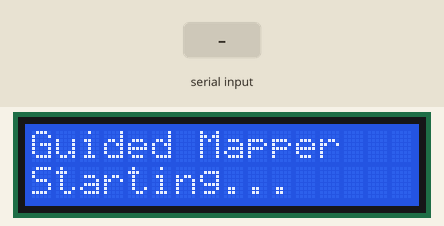
Bench run of a sketch on a simulated Arduino Uno, built with avr-gcc and run on an emulated ATmega328P. Parts: 16×2 character LCD. Inputs (shaded band) come from the test bench. EEPROM starts erased; what the sketch prints to the serial monitor is not drawn.

Above: at 0.1 s.
At 2.8 s:
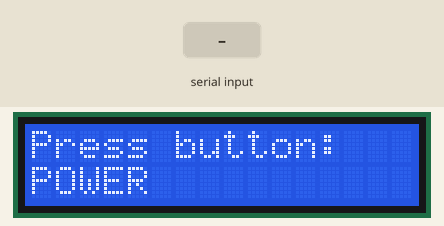
2.9 s: "P" received over Serial
4.4 s: "R" received over Serial
Timing chart, 0 to 7.4 s (numbered marks = the images above; inputs shaded):
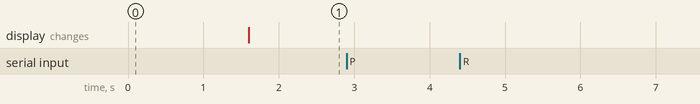

The sketch:

GuidedButtonMapper.ino
```cpp
#include <Wire.h>
#include <LiquidCrystal_I2C.h>
#include <IRremote.hpp>
#include <EEPROM.h>

#define IR_RECEIVE_PIN 2
#define BUTTON_COUNT 21

const byte EEPROM_SIGNATURE = 0x5A;
const int EEPROM_SIGNATURE_ADDR = 0;
const int EEPROM_INDEX_ADDR = 1;
const int EEPROM_CODES_ADDR = 4;

// Change to 0x3F if your LCD uses that address instead of 0x27
LiquidCrystal_I2C lcd(0x27, 16, 2);

const char* buttonNames[BUTTON_COUNT] = {
  "POWER",
  "VOL+",
  "FUNC/STOP",
  "REVERSE",
  "PLAY/PAUSE",
  "FORWARD",
  "DOWN",
  "VOL-",
  "UP",
  "0",
  "EQ",
  "ST/REPT",
  "1",
  "2",
  "3",
  "4",
  "5",
  "6",
  "7",
  "8",
  "9"
};

uint32_t buttonCodes[BUTTON_COUNT] = {0};
int currentButtonIndex = 0;
unsigned long lastCaptureTime = 0;

void printFullMap() {
  Serial.println();
  Serial.println("----- Button Map -----");
  for (int i = 0; i < BUTTON_COUNT; i++) {
	Serial.print(buttonNames[i]);
	Serial.print(" = 0x");
	Serial.println(buttonCodes[i], HEX);
  }
  Serial.println("----------------------");
  Serial.println("Send P to print again");
  Serial.println("Send R to reset map");
}

void saveCode(int index, uint32_t code) {
  EEPROM.put(EEPROM_CODES_ADDR + (index * (int)sizeof(uint32_t)), code);
}

void saveProgress() {
  EEPROM.update(EEPROM_SIGNATURE_ADDR, EEPROM_SIGNATURE);
  EEPROM.update(EEPROM_INDEX_ADDR, (byte)currentButtonIndex);
}

void clearSavedMap() {
  currentButtonIndex = 0;
  for (int i = 0; i < BUTTON_COUNT; i++) {
	buttonCodes[i] = 0;
	saveCode(i, 0);
  }
  saveProgress();
}

void loadSavedMap() {
  if (EEPROM.read(EEPROM_SIGNATURE_ADDR) != EEPROM_SIGNATURE) {
	clearSavedMap();
	return;
  }

  currentButtonIndex = EEPROM.read(EEPROM_INDEX_ADDR);
  if (currentButtonIndex < 0 || currentButtonIndex > BUTTON_COUNT) {
	clearSavedMap();
	return;
  }

  for (int i = 0; i < currentButtonIndex; i++) {
	EEPROM.get(EEPROM_CODES_ADDR + (i * (int)sizeof(uint32_t)), buttonCodes[i]);
  }
}

void showPrompt() {
  lcd.clear();
  lcd.setCursor(0, 0);
  lcd.print("Press button:");
  lcd.setCursor(0, 1);
  lcd.print(buttonNames[currentButtonIndex]);
}

void showDone() {
  lcd.clear();
  lcd.setCursor(0, 0);
  lcd.print("Mapping done");
  lcd.setCursor(0, 1);
  lcd.print("Serial: P / R");
}

void handleSerialCommands() {
  if (!Serial.available()) {
	return;
  }

  char command = toupper(Serial.read());
  if (command == 'P') {
	printFullMap();
  } else if (command == 'R') {
	clearSavedMap();
	Serial.println("Map cleared");
	showPrompt();
  }
}

void setup() {
  Serial.begin(9600);

  lcd.init();
  lcd.backlight();
  lcd.clear();
  lcd.setCursor(0, 0);
  lcd.print("Guided Mapper");
  lcd.setCursor(0, 1);
  lcd.print("Starting...");
  delay(1200);

  loadSavedMap();
  IrReceiver.begin(IR_RECEIVE_PIN, ENABLE_LED_FEEDBACK);

  if (currentButtonIndex >= BUTTON_COUNT) {
	showDone();
	printFullMap();
  } else {
	showPrompt();
  }
}

void loop() {
  handleSerialCommands();

  if (currentButtonIndex >= BUTTON_COUNT) {
	return;
  }

  if (IrReceiver.decode()) {
	if (!(IrReceiver.decodedIRData.flags & IRDATA_FLAGS_IS_REPEAT)) {
	  uint32_t code = IrReceiver.decodedIRData.decodedRawData;

	  if (millis() - lastCaptureTime > 350) {
		buttonCodes[currentButtonIndex] = code;
		saveCode(currentButtonIndex, code);

		Serial.print(buttonNames[currentButtonIndex]);
		Serial.print(" = 0x");
		Serial.println(code, HEX);

		lcd.clear();
		lcd.setCursor(0, 0);
		lcd.print(buttonNames[currentButtonIndex]);
		lcd.setCursor(0, 1);
		lcd.print("0x");
		lcd.print(code, HEX);

		currentButtonIndex++;
		saveProgress();
		lastCaptureTime = millis();
		delay(900);

		if (currentButtonIndex < BUTTON_COUNT) {
		  showPrompt();
		} else {
		  showDone();
		  printFullMap();
		}
	  }
	}

	IrReceiver.resume();
  }
}
```

Measured:
- after the input at 2.9 s, every drawn part: stays the same
- after the input at 4.4 s, every drawn part: stays the same
